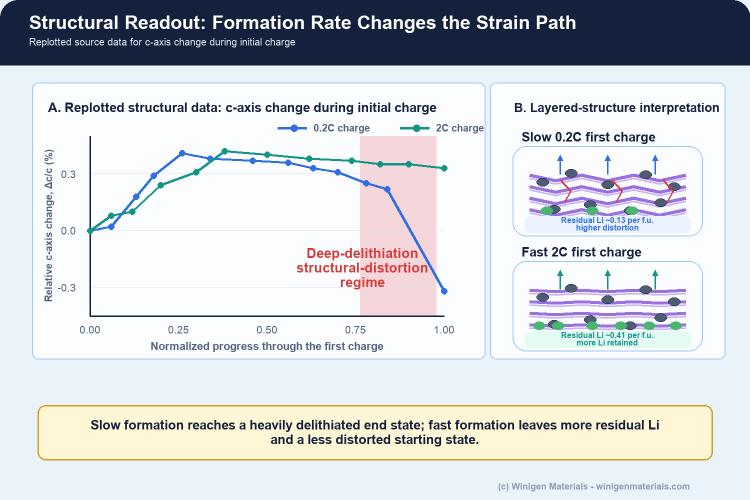
#> input picture assets/images/knowledge/fast-formation-lithium-rich-cathodes/structural-strain-replot.png, 1500 x 1000 px (shown at 1/2 size)
$ python fix_structural_strain_panel_a_labels.py
#> lines starting #> are read from the running program, lines starting #| are printed output that depends on the picture
from pathlib import Path

from PIL import Image, ImageDraw, ImageFont


ROOT = Path(__file__).resolve().parents[1]
IMAGE = ROOT / "assets" / "images" / "knowledge" / "fast-formation-lithium-rich-cathodes" / "structural-strain-replot.png"

TEXT = "#14213d"
MUTED = "#53627c"
BLUE = "#2f6fdf"
TEAL = "#129587"
RED = "#d43c3c"
PINK = "#f5d6da"
WHITE = "#fbfdff"


def font(size: int, bold: bool = False):
    names = ["arialbd.ttf", "segoeuib.ttf"] if bold else ["arial.ttf", "segoeui.ttf"]
    for name in names:
        path = Path("C:/Windows/Fonts") / name
        if path.exists():
            return ImageFont.truetype(str(path), size)
    return ImageFont.load_default()


def draw_legend(draw: ImageDraw.ImageDraw, x: int, y: int):
    f = font(20, True)
    draw.line((x, y, x + 58, y), fill=BLUE, width=5)
    draw.ellipse((x + 26, y - 7, x + 40, y + 7), fill=BLUE)
    draw.text((x + 72, y), "0.2C charge", anchor="lm", font=f, fill=MUTED)

    x2 = x + 245
    draw.line((x2, y, x2 + 58, y), fill=TEAL, width=5)
    draw.ellipse((x2 + 26, y - 7, x2 + 40, y + 7), fill=TEAL)
    draw.text((x2 + 72, y), "2C charge", anchor="lm", font=f, fill=MUTED)


def main():
    image = Image.open(IMAGE).convert("RGBA")
#> image is the input picture: PIL image 1500x1000 RGBA; mean R, G, B, A 208, 211.7, 217.4, 255
    draw = ImageDraw.Draw(image)

    # Clear old split title and legend while preserving the panel border and plot area.
    draw.rectangle((90, 205, 930, 270), fill=WHITE)
    draw.text(
        (96, 238),
        "A. Replotted structural data: c-axis change during initial charge",
        anchor="lm",
        font=font(30, True),
        fill=TEXT,
    )
    draw_legend(draw, 555, 263)

    # Reposition the high-SOC label lower/left in the shaded region.
    # Clear the full risk-window span so old text fragments are removed.
    draw.rectangle((721, 270, 872, 631), fill=PINK)
    for y in (348, 465, 583):
        draw.line((721, y, 872, y), fill="#d8e2ef", width=1)
    # Redraw the visible curve segments that pass through the cleared shaded window.
    draw.line([(721, 382), (762, 399), (807, 468), (872, 590)], fill=BLUE, width=5)
    draw.ellipse((715, 376, 727, 388), fill=BLUE)
    draw.ellipse((866, 584, 878, 596), fill=BLUE)
    draw.line([(721, 335), (762, 342), (807, 342), (872, 355)], fill=TEAL, width=5)
    draw.ellipse((715, 329, 727, 341), fill=TEAL)
    draw.ellipse((866, 349, 878, 361), fill=TEAL)
    draw.text(
        (770, 500),
        "high-SOC\nstructural risk\nwindow",
        anchor="mm",
        font=font(30, True),
        fill=RED,
        align="center",
        spacing=4,
    )

    image.save(IMAGE)
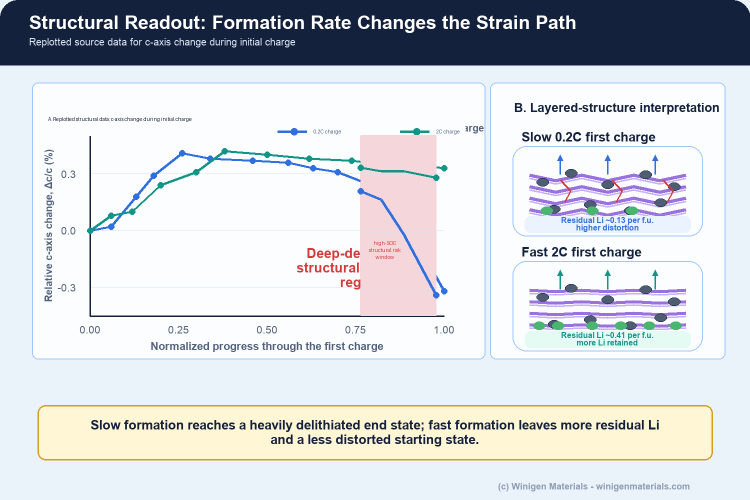
#> saved as structural-strain-replot.png: PIL image 1500x1000 RGBA (shown at 1/2 size); mean R, G, B, A 208.9, 212.7, 218.3, 255
    print(IMAGE)


if __name__ == "__main__":
    main()
